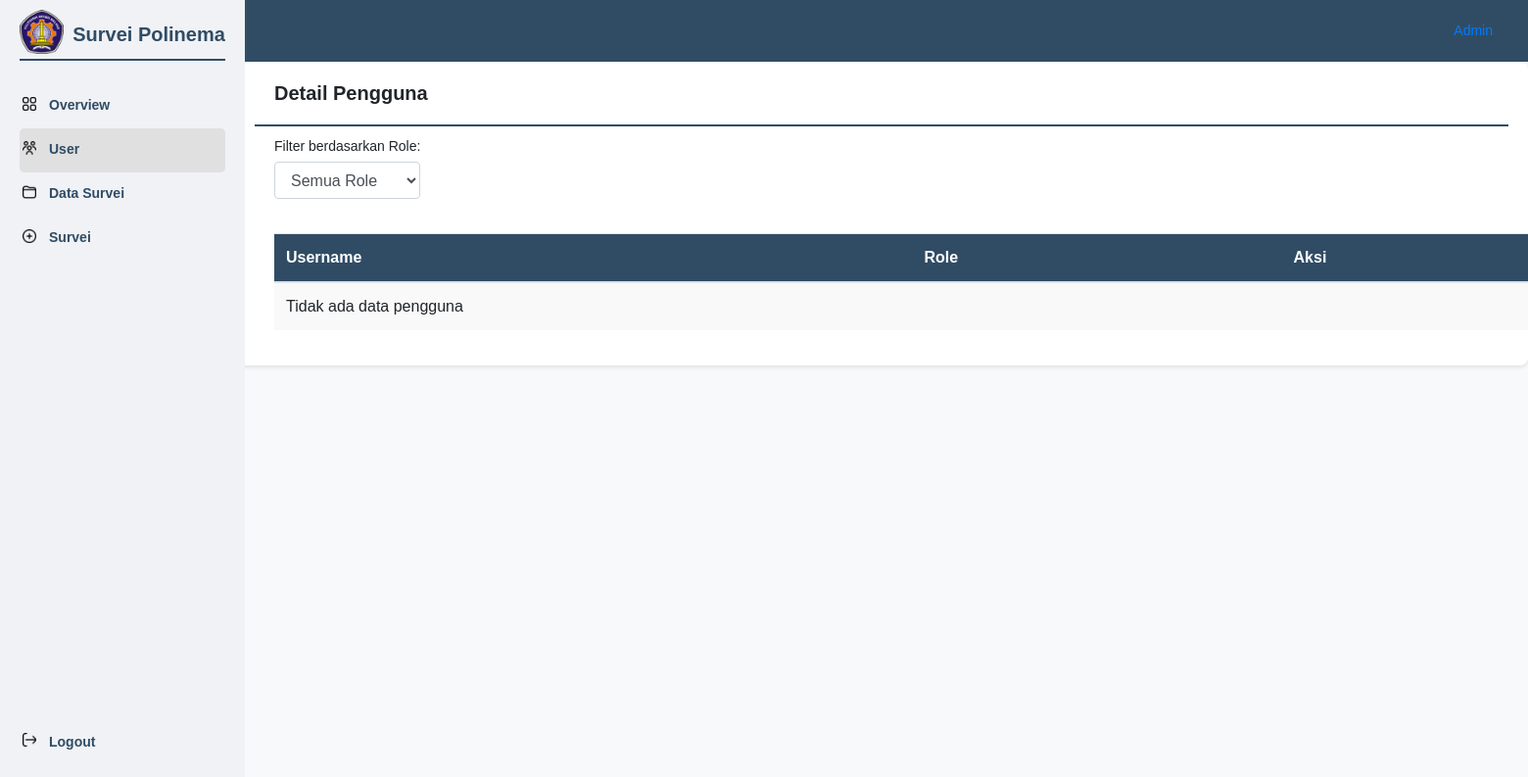
Before: /admin/admin_user.php?role=dosen with the older database file.
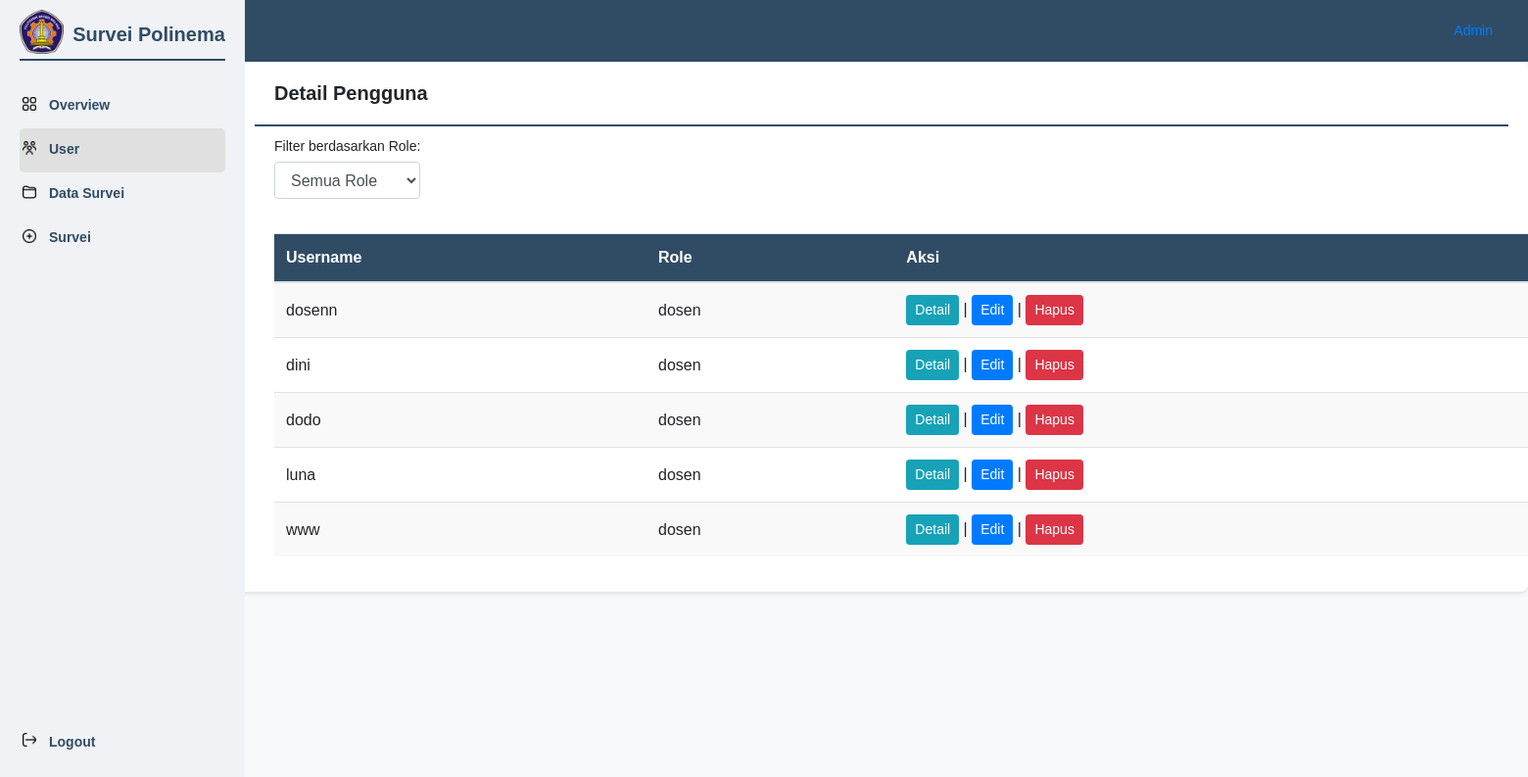
After: the same page with the newer database file.
### tables this page shows
CREATE TABLE `m_user` (
  `user_id` int(11) NOT NULL,
  `username` varchar(20) NOT NULL,
  `nama` varchar(50) NOT NULL,
  `password` varchar(255) NOT NULL,
  `role` varchar(20) NOT NULL
);

### admin/admin_user.php (the view, shortened to what this page needs)
<?php
require_once 'koneksi.php';
$sql = "SELECT * FROM m_user";
if (isset($_GET['role']) && !empty($_GET['role'])) {
    $role = $_GET['role'];
    $sql .= " WHERE role = '$role'";
}
$result = $conn->query($sql);
?>
<!DOCTYPE html>
<html lang="en">
<head>
    <link rel="stylesheet" href="https://stackpath.bootstrapcdn.com/bootstrap/4.5.2/css/bootstrap.min.css">
</head>
<body>
    <div class="navbar-vertical">
        <img src="aset/logopolinema.png" alt="Polinema Logo">
        <p>Survei Polinema</p>
        <hr class="nav-divider">
        <nav class="nav flex-column mt-4">
            <a class="nav-link" href="admin_overview.php"><img src="aset/overview.png" alt="Overview Icon">Overview</a>
            <a class="nav-link active" href="admin_user.php"><img src="aset/users.png" alt="User Icon">User</a>
            <a class="nav-link" href="admin_datasurvei_dashboard.php"><img src="aset/data.png" alt="Data Survei Icon">Data Survei</a>
            <a class="nav-link" href="admin_survei.php"><img src="aset/survei.png" alt="Survei Icon">Survei</a>
        </nav>
        <a id="logout-link" class="nav-link logout" href="../user/user_registrasi.php">
            <img src="aset/logout.png" alt="Logout Icon">Logout</a>
    </div>
    <div class="content">
        <div class="content-header">
            <div class="profile">
                <a class="nav-link" href="#">
                    <span>Admin</span></a>
            </div>
        </div>
        <div class="survey-content">
            <h2>Detail Pengguna</h2>
            <hr class="nav-divider">
            <div class="filter-section">
                <form action="" method="GET">
                    <div class="form-group">
                        <label for="roleFilter">Filter berdasarkan Role:</label>
                        <select class="form-control" id="roleFilter" name="role">
                            <option value="">Semua Role</option>
                        </select>
                    </div>
                </form>
            </div>
            <div class="table-responsive">
                <table class="table">
                    <thead>
                        <tr>
                            <th>Username</th>
                            <th>Role</th>
                            <th>Aksi</th>
                        </tr>
                    </thead>
                    <tbody>
                        <?php
                        if ($result->num_rows > 0) {
                            while ($row = $result->fetch_assoc()) {
                                echo "<tr>";
                                echo "<td>" . $row['username'] . "</td>";
                                echo "<td>" . $row['role'] . "</td>";
                                echo "<td>";
                                echo '<button type="button" class="btn btn-info btn-sm detail-btn" data-id="' . $row['user_id'] . '">Detail</button>';
                                echo ' | ';
                                echo '<a href="edit_user.php?user_id=' . $row['user_id'] . '" class="btn btn-primary btn-sm">Edit</a>';
                                echo ' | ';
                                echo '<a href="delete_user.php?user_id=' . $row['user_id'] . '" class="btn btn-danger btn-sm"onclick="return confirm(\'Anda yakin ingin menghapus Data ini?\')">Hapus</a>';
                                echo "</td>";
                                echo "</tr>";
                            }
                        } else {
                            echo "<tr><td colspan='3'>Tidak ada data pengguna</td></tr>";
                        }
                        ?>
                    </tbody>
                </table>
            </div>
        </div>
    </div>
</body>
</html>

Changed rows visible on the page:
added m_user: username "dosenn", role "dosen"
added m_user: username "dini", role "dosen"
added m_user: username "dodo", role "dosen"
added m_user: username "luna", role "dosen"
added m_user: username "www", role "dosen"
Other visible differences:
text no longer shown: "Tidak ada data pengguna"
